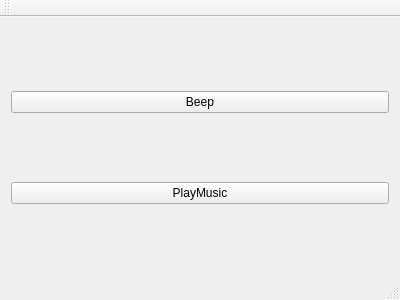
<?xml version="1.0" encoding="UTF-8"?>
<ui version="4.0">
 <class>MainWindow</class>
 <widget class="QMainWindow" name="MainWindow">
  <property name="geometry">
   <rect>
    <x>0</x>
    <y>0</y>
    <width>400</width>
    <height>300</height>
   </rect>
  </property>
  <property name="windowTitle">
   <string>MainWindow</string>
  </property>
  <widget class="QWidget" name="centralWidget">
   <layout class="QGridLayout" name="gridLayout">
    <item row="0" column="0">
     <widget class="QPushButton" name="pushButton">
      <property name="text">
       <string>Beep</string>
      </property>
     </widget>
    </item>
    <item row="1" column="0">
     <widget class="QPushButton" name="pushButton_2">
      <property name="text">
       <string>PlayMusic</string>
      </property>
     </widget>
    </item>
   </layout>
  </widget>
  <widget class="QMenuBar" name="menuBar">
   <property name="geometry">
    <rect>
     <x>0</x>
     <y>0</y>
     <width>400</width>
     <height>21</height>
    </rect>
   </property>
  </widget>
  <widget class="QToolBar" name="mainToolBar">
   <attribute name="toolBarArea">
    <enum>TopToolBarArea</enum>
   </attribute>
   <attribute name="toolBarBreak">
    <bool>false</bool>
   </attribute>
  </widget>
  <widget class="QStatusBar" name="statusBar"/>
 </widget>
 <layoutdefault spacing="6" margin="11"/>
 <resources/>
 <connections/>
</ui>
